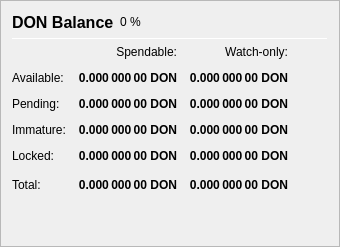
                   <widget class="QFrame" name="frame_Balances">
                    <property name="frameShape">
                     <enum>QFrame::StyledPanel</enum>
                    </property>
                    <property name="frameShadow">
                     <enum>QFrame::Raised</enum>
                    </property>
                    <layout class="QVBoxLayout" name="verticalLayout_4">
                     <item>
                      <layout class="QHBoxLayout" name="horizontalLayout_4">
                       <item>
                        <widget class="QLabel" name="label_5">
                         <property name="minimumSize">
                          <size>
                           <width>0</width>
                           <height>20</height>
                          </size>
                         </property>
                         <property name="font">
                          <font>
                           <pointsize>12</pointsize>
                           <weight>75</weight>
                           <bold>true</bold>
                          </font>
                         </property>
                         <property name="text">
                          <string>DON Balance</string>
                         </property>
                        </widget>
                       </item>
                       <item>
                        <widget class="QLabel" name="labelDONPercent">
                         <property name="text">
                          <string notr="true">0 %</string>
                         </property>
                        </widget>
                       </item>
                       <item>
                        <spacer name="horizontalSpacer_3">
                         <property name="orientation">
                          <enum>Qt::Horizontal</enum>
                         </property>
                         <property name="sizeHint" stdset="0">
                          <size>
                           <width>40</width>
                           <height>20</height>
                          </size>
                         </property>
                        </spacer>
                       </item>
                      </layout>
                     </item>
                     <item>
                      <widget class="Line" name="line_Balance">
                       <property name="minimumSize">
                        <size>
                         <width>0</width>
                         <height>1</height>
                        </size>
                       </property>
                       <property name="maximumSize">
                        <size>
                         <width>16777215</width>
                         <height>1</height>
                        </size>
                       </property>
                       <property name="orientation">
                        <enum>Qt::Horizontal</enum>
                       </property>
                      </widget>
                     </item>
                     <item>
                      <layout class="QGridLayout" name="gridLayout">
                       <property name="spacing">
                        <number>12</number>
                       </property>
                       <item row="0" column="1">
                        <widget class="QLabel" name="labelSpendable">
                         <property name="text">
                          <string>Spendable:</string>
                         </property>
                         <property name="alignment">
                          <set>Qt::AlignRight|Qt::AlignTrailing|Qt::AlignVCenter</set>
                         </property>
                        </widget>
                       </item>
                       <item row="0" column="2">
                        <widget class="QLabel" name="labelWatchonly">
                         <property name="text">
                          <string>Watch-only:</string>
                         </property>
                         <property name="alignment">
                          <set>Qt::AlignRight|Qt::AlignTrailing|Qt::AlignVCenter</set>
                         </property>
                        </widget>
                       </item>
                       <item row="1" column="0">
                        <widget class="QLabel" name="labelBalanceText">
                         <property name="text">
                          <string>Available:</string>
                         </property>
                        </widget>
                       </item>
                       <item row="1" column="1">
                        <widget class="QLabel" name="labelBalance">
                         <property name="font">
                          <font>
                           <weight>75</weight>
                           <bold>true</bold>
                          </font>
                         </property>
                         <property name="cursor">
                          <cursorShape>IBeamCursor</cursorShape>
                         </property>
                         <property name="toolTip">
                          <string>Your current spendable balance</string>
                         </property>
                         <property name="text">
                          <string notr="true">0.000 000 00 DON</string>
                         </property>
                         <property name="alignment">
                          <set>Qt::AlignRight|Qt::AlignTrailing|Qt::AlignVCenter</set>
                         </property>
                         <property name="textInteractionFlags">
                          <set>Qt::LinksAccessibleByMouse|Qt::TextSelectableByKeyboard|Qt::TextSelectableByMouse</set>
                         </property>
                        </widget>
                       </item>
                       <item row="1" column="2">
                        <widget class="QLabel" name="labelWatchAvailable">
                         <property name="font">
                          <font>
                           <weight>75</weight>
                           <bold>true</bold>
                          </font>
                         </property>
                         <property name="cursor">
                          <cursorShape>IBeamCursor</cursorShape>
                         </property>
                         <property name="toolTip">
                          <string>Your current balance in watch-only addresses</string>
                         </property>
                         <property name="text">
                          <string notr="true">0.000 000 00 DON</string>
                         </property>
                         <property name="alignment">
                          <set>Qt::AlignRight|Qt::AlignTrailing|Qt::AlignVCenter</set>
                         </property>
                         <property name="textInteractionFlags">
                          <set>Qt::LinksAccessibleByMouse|Qt::TextSelectableByKeyboard|Qt::TextSelectableByMouse</set>
                         </property>
                        </widget>
                       </item>
                       <item row="2" column="0">
                        <widget class="QLabel" name="labelPendingText">
                         <property name="text">
                          <string>Pending:</string>
                         </property>
                        </widget>
                       </item>
                       <item row="2" column="1">
                        <widget class="QLabel" name="labelUnconfirmed">
                         <property name="font">
                          <font>
                           <weight>75</weight>
                           <bold>true</bold>
                          </font>
                         </property>
                         <property name="cursor">
                          <cursorShape>IBeamCursor</cursorShape>
                         </property>
                         <property name="toolTip">
                          <string>Total of transactions that have yet to be confirmed, and do not yet count toward the spendable balance</string>
                         </property>
                         <property name="text">
                          <string notr="true">0.000 000 00 DON</string>
                         </property>
                         <property name="alignment">
                          <set>Qt::AlignRight|Qt::AlignTrailing|Qt::AlignVCenter</set>
                         </property>
                         <property name="textInteractionFlags">
                          <set>Qt::LinksAccessibleByMouse|Qt::TextSelectableByKeyboard|Qt::TextSelectableByMouse</set>
                         </property>
                        </widget>
                       </item>
                       <item row="2" column="2">
                        <widget class="QLabel" name="labelWatchPending">
                         <property name="font">
                          <font>
                           <weight>75</weight>
                           <bold>true</bold>
                          </font>
                         </property>
                         <property name="cursor">
                          <cursorShape>IBeamCursor</cursorShape>
                         </property>
                         <property name="toolTip">
                          <string>Unconfirmed transactions to watch-only addresses</string>
                         </property>
                         <property name="text">
                          <string notr="true">0.000 000 00 DON</string>
                         </property>
                         <property name="alignment">
                          <set>Qt::AlignRight|Qt::AlignTrailing|Qt::AlignVCenter</set>
                         </property>
                         <property name="textInteractionFlags">
                          <set>Qt::LinksAccessibleByMouse|Qt::TextSelectableByKeyboard|Qt::TextSelectableByMouse</set>
                         </property>
                        </widget>
                       </item>
                       <item row="3" column="0">
                        <widget class="QLabel" name="labelImmatureText">
                         <property name="text">
                          <string>Immature:</string>
                         </property>
                        </widget>
                       </item>
                       <item row="3" column="1">
                        <widget class="QLabel" name="labelImmature">
                         <property name="font">
                          <font>
                           <weight>75</weight>
                           <bold>true</bold>
                          </font>
                         </property>
                         <property name="cursor">
                          <cursorShape>IBeamCursor</cursorShape>
                         </property>
                         <property name="toolTip">
                          <string>Staked or masternode rewards that has not yet matured</string>
                         </property>
                         <property name="text">
                          <string notr="true">0.000 000 00 DON</string>
                         </property>
                         <property name="alignment">
                          <set>Qt::AlignRight|Qt::AlignTrailing|Qt::AlignVCenter</set>
                         </property>
                         <property name="textInteractionFlags">
                          <set>Qt::LinksAccessibleByMouse|Qt::TextSelectableByKeyboard|Qt::TextSelectableByMouse</set>
                         </property>
                        </widget>
                       </item>
                       <item row="3" column="2">
                        <widget class="QLabel" name="labelWatchImmature">
                         <property name="font">
                          <font>
                           <weight>75</weight>
                           <bold>true</bold>
                          </font>
                         </property>
                         <property name="cursor">
                          <cursorShape>IBeamCursor</cursorShape>
                         </property>
                         <property name="toolTip">
                          <string>Staked or masternode rewards in watch-only addresses that has not yet matured</string>
                         </property>
                         <property name="text">
                          <string notr="true">0.000 000 00 DON</string>
                         </property>
                         <property name="alignment">
                          <set>Qt::AlignRight|Qt::AlignTrailing|Qt::AlignVCenter</set>
                         </property>
                         <property name="textInteractionFlags">
                          <set>Qt::LinksAccessibleByMouse|Qt::TextSelectableByKeyboard|Qt::TextSelectableByMouse</set>
                         </property>
                        </widget>
                       </item>
                       <item row="4" column="0">
                        <widget class="QLabel" name="labelLockedBalanceText">
                         <property name="toolTip">
                          <string>Locked DON or Masternode collaterals. These are excluded from zDON minting.</string>
                         </property>
                         <property name="text">
                          <string>Locked:</string>
                         </property>
                        </widget>
                       </item>
                       <item row="4" column="1">
                        <widget class="QLabel" name="labelLockedBalance">
                         <property name="font">
                          <font>
                           <weight>75</weight>
                           <bold>true</bold>
                          </font>
                         </property>
                         <property name="cursor">
                          <cursorShape>IBeamCursor</cursorShape>
                         </property>
                         <property name="toolTip">
                          <string>Locked DON or Masternode collaterals. These are excluded from zDON minting.</string>
                         </property>
                         <property name="text">
                          <string notr="true">0.000 000 00 DON</string>
                         </property>
                         <property name="alignment">
                          <set>Qt::AlignRight|Qt::AlignTrailing|Qt::AlignVCenter</set>
                         </property>
                         <property name="textInteractionFlags">
                          <set>Qt::LinksAccessibleByMouse|Qt::TextSelectableByKeyboard|Qt::TextSelectableByMouse</set>
                         </property>
                        </widget>
                       </item>
                       <item row="4" column="2">
                        <widget class="QLabel" name="labelWatchLocked">
                         <property name="font">
                          <font>
                           <weight>75</weight>
                           <bold>true</bold>
                          </font>
                         </property>
                         <property name="cursor">
                          <cursorShape>IBeamCursor</cursorShape>
                         </property>
                         <property name="toolTip">
                          <string>Current locked balance in watch-only addresses</string>
                         </property>
                         <property name="text">
                          <string notr="true">0.000 000 00 DON</string>
                         </property>
                         <property name="alignment">
                          <set>Qt::AlignRight|Qt::AlignTrailing|Qt::AlignVCenter</set>
                         </property>
                         <property name="textInteractionFlags">
                          <set>Qt::LinksAccessibleByMouse|Qt::TextSelectableByKeyboard|Qt::TextSelectableByMouse</set>
                         </property>
                        </widget>
                       </item>
                       <item row="5" column="0">
                        <widget class="QLabel" name="labelTotalText">
                         <property name="toolTip">
                          <string>Your current DON balance, unconfirmed and immature transactions included</string>
                         </property>
                         <property name="text">
                          <string>Total:</string>
                         </property>
                        </widget>
                       </item>
                       <item row="5" column="1">
                        <widget class="QLabel" name="labelTotal">
                         <property name="font">
                          <font>
                           <weight>75</weight>
                           <bold>true</bold>
                          </font>
                         </property>
                         <property name="cursor">
                          <cursorShape>IBeamCursor</cursorShape>
                         </property>
                         <property name="toolTip">
                          <string>Your current DON balance, unconfirmed and immature transactions included</string>
                         </property>
                         <property name="text">
                          <string notr="true">0.000 000 00 DON</string>
                         </property>
                         <property name="alignment">
                          <set>Qt::AlignRight|Qt::AlignTrailing|Qt::AlignVCenter</set>
                         </property>
                         <property name="textInteractionFlags">
                          <set>Qt::LinksAccessibleByMouse|Qt::TextSelectableByKeyboard|Qt::TextSelectableByMouse</set>
                         </property>
                        </widget>
                       </item>
                       <item row="5" column="2">
                        <widget class="QLabel" name="labelWatchTotal">
                         <property name="font">
                          <font>
                           <weight>75</weight>
                           <bold>true</bold>
                          </font>
                         </property>
                         <property name="cursor">
                          <cursorShape>IBeamCursor</cursorShape>
                         </property>
                         <property name="toolTip">
                          <string>Current total balance in watch-only addresses</string>
                         </property>
                         <property name="text">
                          <string notr="true">0.000 000 00 DON</string>
                         </property>
                         <property name="alignment">
                          <set>Qt::AlignRight|Qt::AlignTrailing|Qt::AlignVCenter</set>
                         </property>
                         <property name="textInteractionFlags">
                          <set>Qt::LinksAccessibleByMouse|Qt::TextSelectableByKeyboard|Qt::TextSelectableByMouse</set>
                         </property>
                        </widget>
                       </item>
                       <item row="5" column="3">
                        <spacer name="horizontalSpacer_9">
                         <property name="orientation">
                          <enum>Qt::Horizontal</enum>
                         </property>
                         <property name="sizeHint" stdset="0">
                          <size>
                           <width>40</width>
                           <height>20</height>
                          </size>
                         </property>
                        </spacer>
                       </item>
                      </layout>
                     </item>
                     <item>
                      <spacer name="verticalSpacer_3">
                       <property name="orientation">
                        <enum>Qt::Vertical</enum>
                       </property>
                       <property name="sizeHint" stdset="0">
                        <size>
                         <width>20</width>
                         <height>40</height>
                        </size>
                       </property>
                      </spacer>
                     </item>
                    </layout>
                   </widget>
